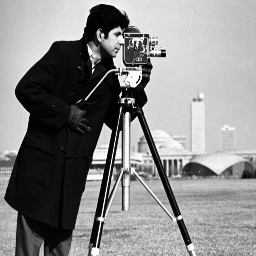
#> input picture task3_dots/resources/original.png, 256 x 256 px
$ python main.py   (older library calls are emulated)
#> lines starting #> are read from the running program, lines starting #| are printed output that depends on the picture
import cv2
import numpy as np
import random

IMAGE_ORIGINAL_PATH = 'resources/original.png'
IMAGE_TRANSFORMED_PATH = 'resources/transformed.png'
THRESHOLD = 0.09

img1 = cv2.imread(IMAGE_ORIGINAL_PATH, 0)       # queryImage
#> img1 is the input picture: shape (256, 256); min 0, max 251, mean 137.1
img2 = cv2.imread(IMAGE_TRANSFORMED_PATH, 0)    # trainImage
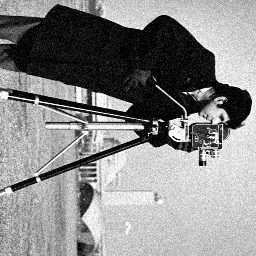
#> input picture task3_dots/resources/transformed.png, 256 x 256 px
#> img2 is the input picture: shape (256, 256); min 0, max 255, mean 137.6

# Initiate SIFT detector
sift = cv2.SIFT()

# find the keypoints and descriptors with SIFT
kp1, des1 = sift.detectAndCompute(img1, None)
#> kp1 = 359 keypoints; strongest (x, y, size): (120, 94, 2), (93, 65, 1.8), (127, 114, 3.3), (129, 102, 1.9)
kp2, des2 = sift.detectAndCompute(img2, None)
#> kp2 = 410 keypoints; strongest (x, y, size): (161, 121, 2.1), (201, 163, 3.8), (141, 127, 3.3), (38, 179, 2.6)

# BFMatcher with default params
bf = cv2.BFMatcher()
matches = bf.knnMatch(des1, des2, k=2)
#> matches = 359 matches

# Apply ratio test
good = []
for m, n in matches:
    if m.distance < THRESHOLD * n.distance:
        good.append([m])
#> after the loop, good = 21 matches


def drawMatches(imga, kpa, imgb, kpb, matches):
    linea = np.concatenate((imga, imgb), axis=1)
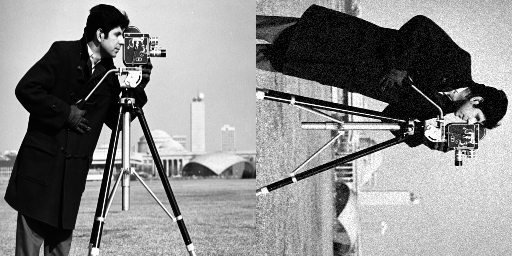
#> linea: shape (256, 512); min 0, max 255, mean 137.3
    linea = cv2.cvtColor(linea, cv2.COLOR_GRAY2RGB)
#> linea: shape (256, 512, 3)
    for m in matches:
        pta = (int(kpa[m[0].queryIdx].pt[0]), int(kpa[m[0].queryIdx].pt[1]))
        ptb = (int(kpb[m[0].trainIdx].pt[0]) + imga.shape[0], int(kpb[m[0].trainIdx].pt[1]))
        color = (random.randint(0, 255), random.randint(0, 255), random.randint(0, 255))
        cv2.line(linea, pta, ptb, color, 1)
#> this loop made 21 passes
#> (pta, ptb, color) on passes 1 to 12: ((50, 182), (327, 50), (197, 215, 20)), ((94, 176), (335, 94), (132, 248, 207)), ((105, 131), (379, 105), (155, 244, 183)), ((106, 59), (452, 106), (111, 71, 144)), ((113, 39), (471, 113), (71, 48, 128)), ((115, 103), (407, 115), (75, 158, 50)), ((117, 34), (477, 117), (37, 169, 241)), ((118, 61), (450, 118), (51, 181, 222)), ((125, 190), (321, 125), (161, 104, 244)), ((132, 154), (357, 132), (226, 133, 31)), ((132, 56), (455, 132), (7, 47, 204)), ((139, 94), (417, 139), (0, 252, 170))
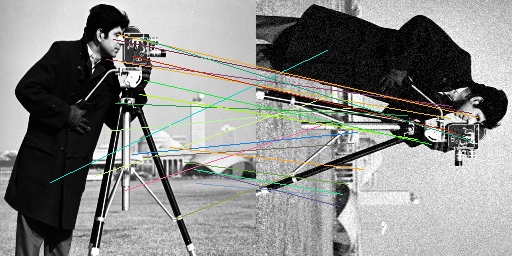
#> linea: shape (256, 512, 3); mean B, G, R 135.3, 137.6, 136.8
        # cv2.line(linea, pt1, pt2, (0,0,255), 3)
        # None

    return linea


# cv2.drawMatchesKnn expects list of lists as matches.
imgRes = drawMatches(img1, kp1, img2, kp2, good)
cv2.imshow('Result', imgRes)


# [4 lines of commented-out code are left out]

imgRes2 = drawMatches(img1, kp1, img2, kp2, good)
#> the loop in drawMatches (call 2), `for m in matches:` made 21 passes
#> (pta, ptb, color) on passes 1 to 12: ((50, 182), (327, 50), (95, 16, 133)), ((94, 176), (335, 94), (243, 35, 45)), ((105, 131), (379, 105), (66, 76, 19)), ((106, 59), (452, 106), (41, 200, 141)), ((113, 39), (471, 113), (120, 110, 214)), ((115, 103), (407, 115), (140, 230, 252)), ((117, 34), (477, 117), (182, 42, 166)), ((118, 61), (450, 118), (59, 249, 171)), ((125, 190), (321, 125), (97, 124, 8)), ((132, 154), (357, 132), (138, 59, 112)), ((132, 56), (455, 132), (190, 87, 170)), ((139, 94), (417, 139), (218, 31, 51))
#> after the loop in drawMatches (call 2), `for m in matches:`:
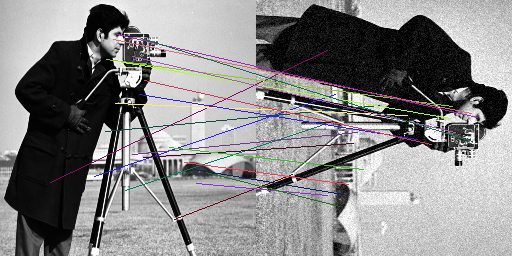
#> linea: shape (256, 512, 3); mean B, G, R 136, 135.3, 136.2
cv2.imshow('Result', imgRes)

while (cv2.waitKey() != 10): None
# plt.imshow(img3),plt.show()
